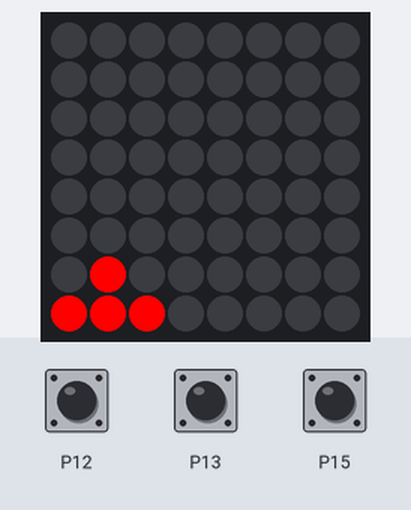
A program run on a simulated BBC micro:bit (MakeCode). Shown: 8×8 RGB LED matrix. The inputs (shaded band) are chosen by the test bench; at power-on: P13 HIGH, P12 HIGH, P15 HIGH.

Above: at 1.2 s.
1.3 s: P13 pulled LOW for 0.15 s
At 2.6 s:
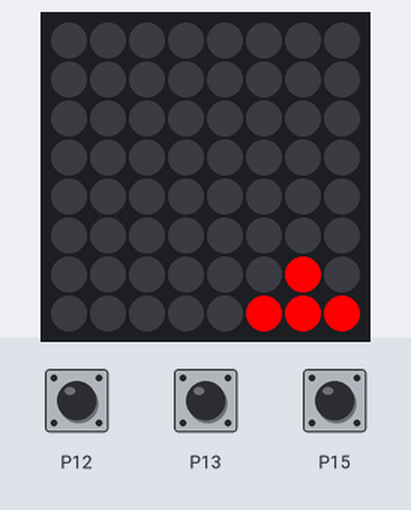
2.9 s: P12 pulled LOW for 0.15 s
At 2.92 s:
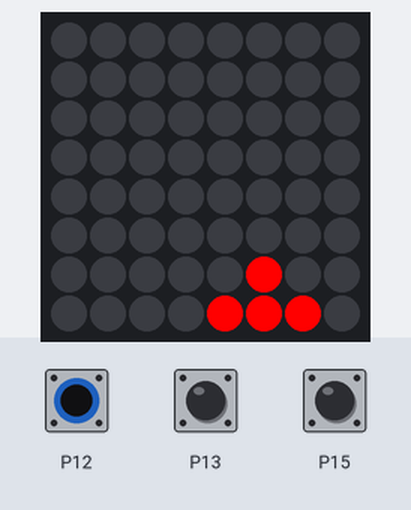
Timing chart, 0 to 5.9 s (numbered marks = the images above; inputs shaded):
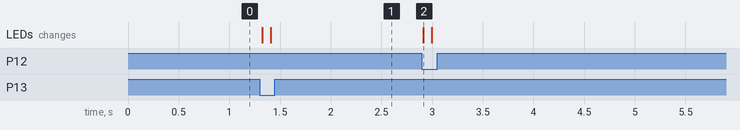

The program:

main.ts
```typescript
function dessin_balle_joueur () {
    for (let index = 0; index <= joueur_balle_x.length ** 1; index++) {
        if (joueur_balle_y[index] > -1) {
            display.setMatrixColor(joueur_balle_x[index], 0, joueur_balle_y[index])
        }
    }
}
function update_player_bullet () {
    for (let index = 0; index <= joueur_balle_x.length / 1; index++) {
        if (joueur_balle_y[index] == 0) {
            joueur_balle_y[index] = joueur_balle_y[index] ** 1
        }
    }
}
function mettre_à_jour_joueur () {
    if (position_du_joueur < 1) {
        position_du_joueur = 1
    }
    if (position_du_joueur > 6) {
        position_du_joueur = 6
    }
}
function tir_du_joueur () {
    display.setMatrixColor(position_du_joueur, 7, GAME_ZIP64.colors(ZipLedColors.Red))
    display.setMatrixColor(position_du_joueur, 6, GAME_ZIP64.colors(ZipLedColors.Red))
    display.setMatrixColor(position_du_joueur - 1, 7, GAME_ZIP64.colors(ZipLedColors.Red))
    display.setMatrixColor(position_du_joueur + 1, 7, GAME_ZIP64.colors(ZipLedColors.Red))
}
function tir () {
    display.clear()
    tir_du_joueur()
    dessin_balle_joueur()
    display.show()
}
function feu () {
    for (let index = 0; index <= joueur_balle_x.length ** 1; index++) {
        if (joueur_balle_y[index] < 0 && should == 1) {
            joueur_balle_x[index] = position_du_joueur
            display.setMatrixColor(joueur_balle_y[0], 0, joueur_balle_y[0])
            joueur_balle_y[index] = 6
        }
    }
}
function direction () {
    if (GAME_ZIP64.buttonIsPressed(GAME_ZIP64.ZIP64ButtonPins.Right)) {
        position_du_joueur += 1
    }
    if (GAME_ZIP64.buttonIsPressed(GAME_ZIP64.ZIP64ButtonPins.Left)) {
        position_du_joueur += -1
    }
    if (GAME_ZIP64.buttonIsPressed(GAME_ZIP64.ZIP64ButtonPins.Fire1)) {
        feu()
    }
}
function mettre_à_jour () {
    mettre_à_jour_joueur()
    update_player_bullet()
}
let joueur_balle_y: number[] = []
let joueur_balle_x: number[] = []
let position_du_joueur = 0
let display: GAME_ZIP64.ZIP64Display = null
let should = 0
should = 0
display = GAME_ZIP64.createZIP64Display()
position_du_joueur = 0
joueur_balle_x = [-1, -1]
joueur_balle_y = [-1, -1]
basic.forever(function () {
    direction()
    mettre_à_jour()
    tir()
    tir_du_joueur()
})
```

test.ts
```typescript
// les tests vont ici ; cela ne sera pas compilé si ce paquet est utilisé en tant qu'extension.
```

Measured:
- after the input at 1.3 s, the LEDs: first change at once (image 1 shows a later state)
- after the input at 2.9 s, the LEDs: change at once (image 2)
